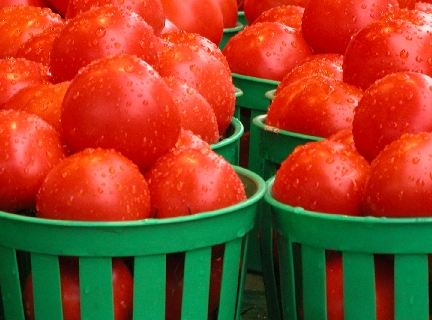
%> input picture Matlab/images/tomatoes.bmp, 432 x 320 px
$ octave Watermark.m   (GNU Octave 9; MATLAB toolbox functions it lacks are replaced by stand-ins)
%> lines starting %> are read from the running program, lines starting %| are printed output that depends on the picture
%% ------Read image and pre-processing----
f = im2double(imread('images\tomatoes.bmp'));
ycbcrImg = rgb2ycbcr(f);%Transfer color space
%> ycbcrImg: size 320x432x3 double; mean of channels 1, 2, 3 0.367, 0.4, 0.649
yImg = ycbcrImg(:,:,1);%Extract the first layer
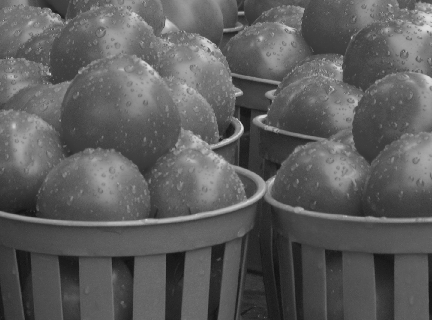
%> yImg: size 320x432 double; min 0.0667, max 0.872, mean 0.367
%% --------Generate Watermark Matrix-----
[m,n] = size(yImg);
%> m = 320; n = 432
embedImg = zeros(m,n);
% ----setting parameters-----
angle = 135;
a=cos(angle*pi/180);
b=sin(angle*pi/180);
w=pi/2;
% ---Generate water matrix-------
for i = 1:m
    for j = 1:n
        embedImg(i,j) = sin(w*(a*i+b*j));
    end
end
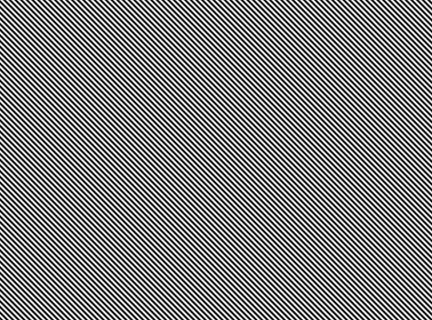
%> embedImg: size 320x432 double; min -1, max 1, mean -1.37e-05; drawn with min black and max white
%% --------Adding the watermark------
I = 1/4;
yImg = yImg + I*embedImg;
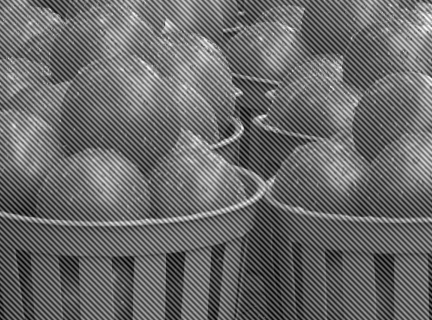
%> yImg: size 320x432 double; min -0.171, max 1.11, mean 0.367; drawn with min black and max white
ycbcrImg(:,:,1) = yImg;%Replace the first yCbCr layer
%> ycbcrImg: size 320x432x3 double; mean of channels 1, 2, 3 0.367, 0.4, 0.649
%> (the run ends here)
